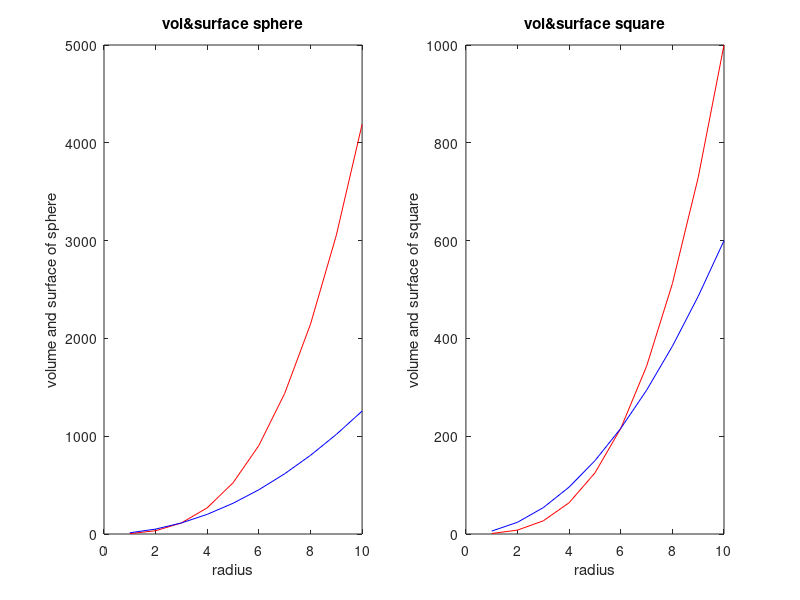

This chart was generated by the following MATLAB code:
%Jamie Ping 27563132 ELEC342 CK-X
%Lab1, q1

clear
clc
clf

rad=1:10
volsphere=(4/3)*pi*rad.^3
surfacesphere=4*pi*rad.^2

volsquare=rad.^3
surfacesquare=6*rad.^2

subplot(1,2,1)
plot(rad,volsphere,'r')
hold
plot(rad,surfacesphere,'b')
xlabel('radius')
ylabel('volume and surface of sphere')
title('vol&surface sphere')


subplot(1,2,2)
plot(rad,volsquare,'r')
hold
plot(rad,surfacesquare,'b')
xlabel('radius')
ylabel('volume and surface of square')
title('vol&surface square')
